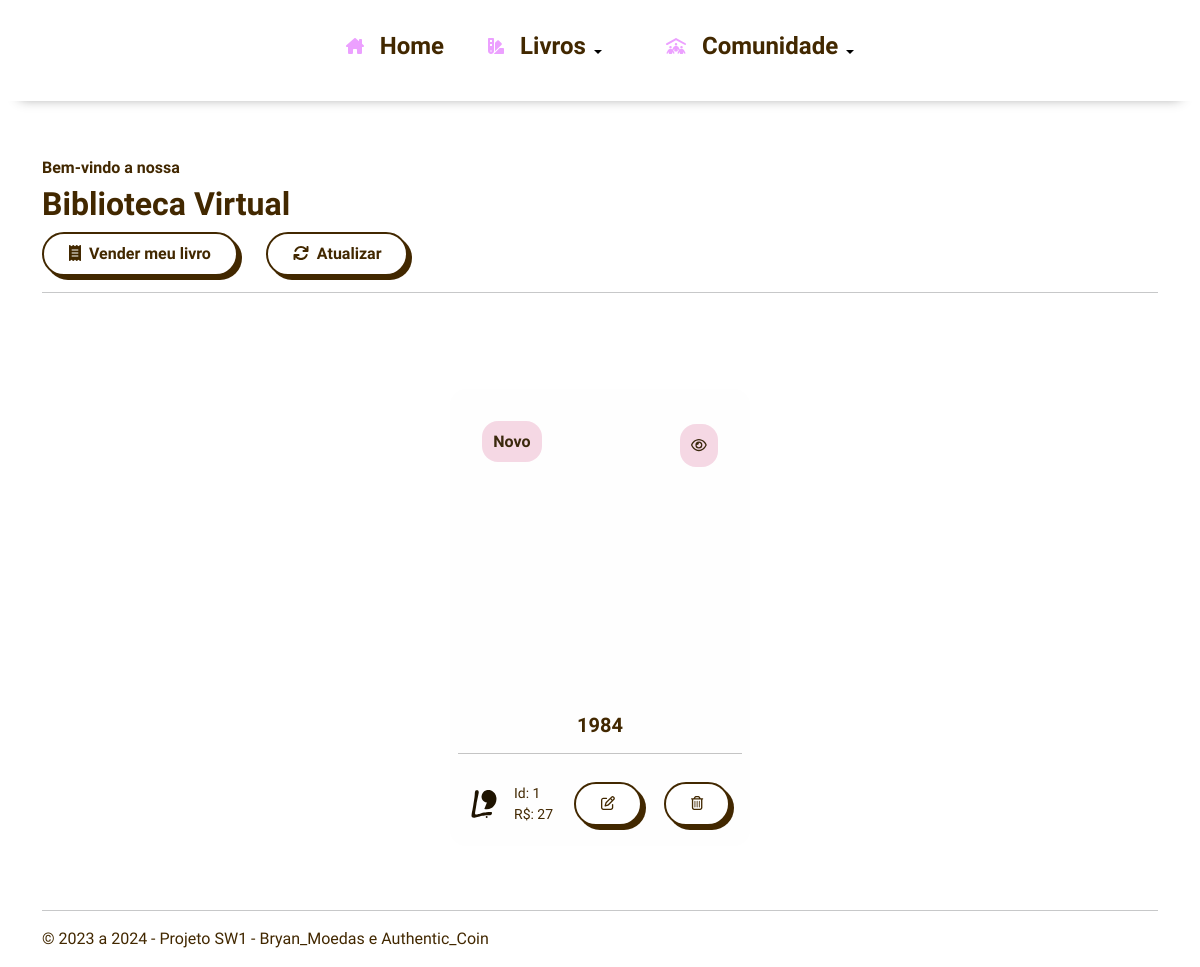
/livros/index.php, run on the app's committed database.
### tables this page shows
CREATE TABLE IF NOT EXISTS `livros` (
  `id` int NOT NULL AUTO_INCREMENT PRIMARY KEY,
  `nome` varchar(100) NOT NULL,
  `autor` varchar(100) NOT NULL,
  `estadolivro` varchar(50) NOT NULL,
  `preco` float NOT NULL,
  `datacadastro` datetime NOT NULL,
  `resumo` text DEFAULT NULL,
  `obs` text DEFAULT NULL,
  `foto` varchar(30) NOT NULL
);

### inc/database.php (called while the page is built, shortened)
<?php
function open_database()
{
	try {
		$conn = new mysqli(DB_HOST, DB_USER, DB_PASSWORD, DB_NAME);
		$conn->set_charset("utf8");
		return $conn;
	} catch (Exception $e) {
		echo $e->getMessage();
		return null;
	}
}
function find_all($table)
{
	$database = open_database();
	$sql = "SELECT * FROM {$table}";
	try {
		$result = $database->query($sql);
		if ($result) {
			return $result->fetch_all(MYSQLI_ASSOC);
		}
	} catch (Exception $e) {
		$_SESSION['message'] = $e->getMessage();
		$_SESSION['type'] = 'danger';
	}
	return [];
}

### livros/functions.php (called while the page is built, shortened)
<?php
    function index() {
		if(!empty($_POST['users'])){
			$livros = filter("livros", "nome like '%" . $_POST['users'] . "%'");
		} else {
			$livros = find_all("livros");
		}
    }
?>

### livros/index.php (the view, shortened to what this page needs)
<?php
	include("functions.php");
	index();
?>
	<header class="mt-2">
		<div class="grid text-start">
			<div class="col-sm-6">
				<h6>Bem-vindo a nossa</h6>
				<h2>Biblioteca Virtual</h2>
			</div>
			<div class="col-sm-6">
				<a class="button-74 me-4" href="add.php"><i class="fa-solid fa-receipt me-2"></i>Vender meu livro</a>
				<a class="button-74" href="index.php"><i class="fa-solid fa-refresh me-2"></i>Atualizar</a>
			</div>
		</div>
	</header>
	<hr>
	<div class="row row-cols-1 row-cols-sm-2 row-cols-md-3 row-cols-lg-4 g-4 py-5 mt-5">
		<?php if ($livros) : ?>
			<?php foreach ($livros as $livro) : ?>
				<article class="livrocard g-col">
					<a href="view.php?id=<?php echo $livro['id']; ?>">
						<section class="livrocard__hero" style="background-image: url('fotos/<?php echo !empty($livro['foto']) ? $livro['foto'] : 'semimagem.jpg'; ?>');">
							<header class="livrocard__hero-header">
								<h6><?php echo $livro['estadolivro']; ?></h6>
								<div class="livrocard__icon">
									<a href="view.php?id=<?php echo $livro['id']; ?>"><i class="fa-regular fa-eye"></i></a>
								</div>
							</header>
						</section>
					</a>
					<h6 class="livrocard__job-title"><?php echo $livro['nome']; ?></h6>
					<hr>
					<footer class="livrocard__footer">
						<div class="livrocard__job-summary">
							<img src="../assets/Livraria.svg" alt="logo da livraria" height="28" width="28">
							<div class="livrocard__job">
								<p>Id: <?php echo $livro['id']; ?></p>
								<p>	R$: <?php echo $livro['preco']; ?></p>
							</div>
						</div>
						<a href="edit.php?id=<?php echo $livro['id']; ?>" class="button-74"><i class="fa-regular fa-pen-to-square"></i></a>
						<a href="#" class="button-74" data-bs-toggle="modal" data-bs-target="#delete-user-modal" data-usuario="<?php echo $livro['id']; ?>">
							<i class="fa-regular fa-trash-can"></i>
						</a>
					</footer>
				</article>
			<?php endforeach; ?>
		<?php else : ?>
			<div>Nenhum registro encontrado.</div>
		<?php endif; ?>
	</div>

### css/styles.css (style rules this page uses)
:root { --corprincipal: #eca0ff; --white: #fff; --brown: #422800; --rose: #ffcbe1; }
* { font-family: 'Mukta', Arial, Helvetica, sans-serif; font-weight: 300; }
h1, h2, h3, h4, h6 { font-weight: 800; color: var(--brown); }
p,h5 { color: var(--brown); }
a { text-decoration: none; color: inherit; }
body { padding-top: 150px; }
.button-74 { background-color: var(--white); border: 2px solid var(--brown); border-radius: 30px; box-shadow: var(--brown)4px 4px 0 0; color: var(--brown); cursor: pointer; display: inline-block; font-weight: 600; padding: 0 18px; line-height: 40px; text-align: center; text-decoration: none; user-select: none; -webkit-user-select: none; touch-action: manipulation; }
@media (min-width: 768px) { .button-74 { padding: 0 25px; } }

### css/cards.css (style rules this page uses)
.livrocard { margin: auto; width: min(300px, 100%); background-color: #fefefe; border-radius: 1rem; padding: 0.5rem; color: #141417; }
.livrocard__icon { color: var(--brown); padding: 0.7rem; border-radius: 1rem; background-color: #ffcbe1cb; }
.livrocard__hero { border-radius: 0.5rem 0.5rem 0 0; padding: 1.5rem; font-size: 0.875rem; background-size: cover; background-position: center; height: 300px; filter: grayscale(30%); }
.livrocard__job-title { display: flex; justify-content: center; font-size: 1.25rem; margin: 1rem 0rem 0.5rem; }
.livrocard__footer { display: flex; justify-content: flex-start; align-items: start; flex-direction: column; flex-wrap: nowrap; padding: 0.75rem; row-gap: 1rem; font-weight: 700; font-size: 0.875rem; }
@media (min-width: 340px) { .livrocard__footer { flex-direction: row; align-items: center; justify-content: space-between; gap: 1rem; } }
.livrocard__job-summary { display: flex; justify-content: flex-start; align-items: center; flex-direction: row; flex-wrap: nowrap; gap: 1rem; }

### data on the page
livros: estadolivro "Novo", nome "1984", id "1", preco "27"

### other printed values
$hoje->format("Y") "2024"
